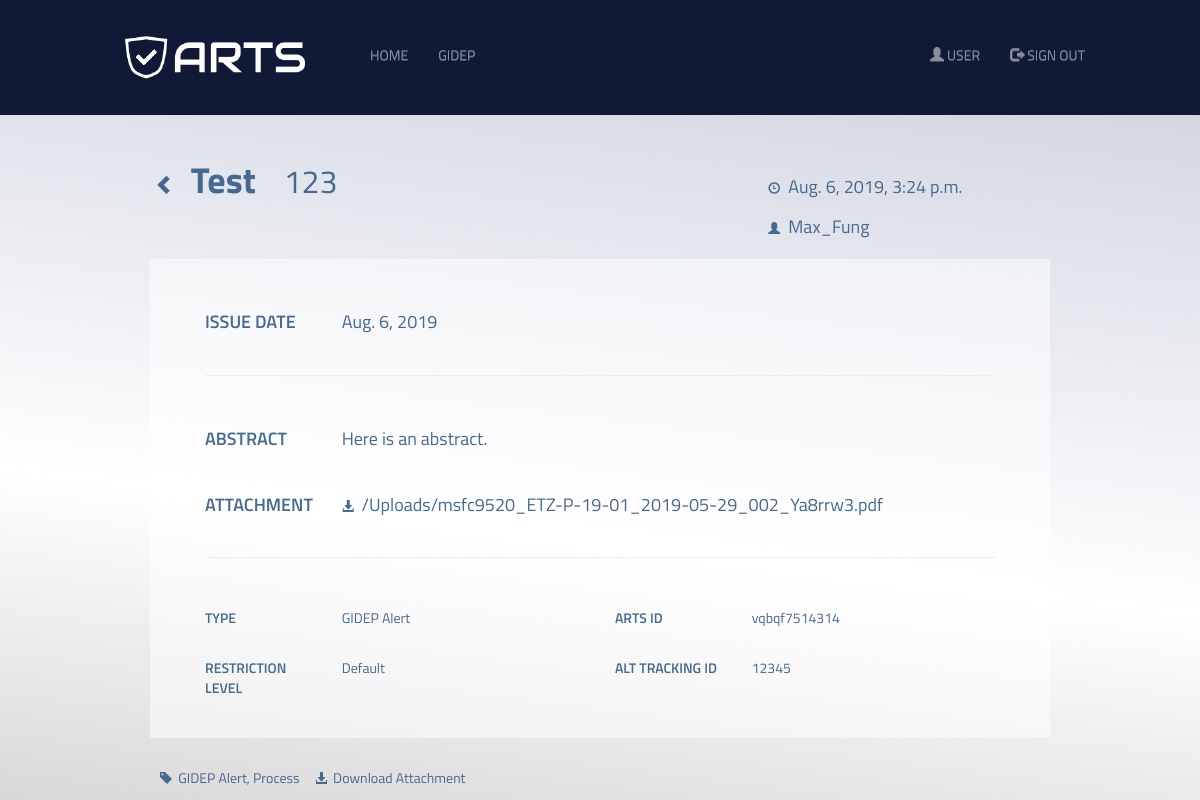
Screenshot of /gidep/view/vqbqf7514314 with the database file from the repository.
### GIDEP/models.py (models this page shows, shortened)
class Document(models.Model):
    arts_ID = models.CharField(max_length=12, default=get_random_string(4).lower() + str(uuid.uuid4())[:8], editable=False) # https://stackoverflow.com/questions/45620977/how-to-create-short-uuid-with-django
    arts_user = models.ForeignKey(settings.AUTH_USER_MODEL, on_delete=models.CASCADE, null=True)
    arts_date = models.DateTimeField(default=timezone.now, editable=False)
    arts_type = models.ForeignKey('AlertType', null=True)
    arts_subclass = models.ForeignKey('Subclass', null=True)
    distribution_restrictions = models.CharField(max_length=7, choices=RESTRICTION_CHOICES, default='default')
    document_number = models.CharField(max_length=200, primary_key=True)
    alternate_tracking_number = models.CharField(max_length=200, unique=True, null=True)
    document_date = models.DateField(blank=True, null=True)
    title = models.CharField(max_length=200)
    abstract = models.TextField()
    attachment = models.FileField(upload_to='Uploads')

class AlertType(models.Model):
    type_name = models.CharField(max_length=50)
    def __str__(self):
        return self.type_name

class Subclass(models.Model):
    type_name = models.CharField(max_length=20)
    def __str__(self):
        return self.type_name

### GIDEP/views.py (the view)
# urls.py: url(r'^view/(?P<_id>[-\w]+)$', views.doc_view, name='document_detail'),
def doc_view(request, _id):
    doc = get_object_or_404(Document, arts_ID=_id)
    return render_to_response('gidep/view.html',
                              {
                                  'document': doc,
                              })

### GIDEP/templates/gidep/view.html (shortened to what this page needs)
<!DOCTYPE html>
{% load staticfiles %}
<head>
    <link rel="stylesheet" href="//maxcdn.bootstrapcdn.com/bootstrap/3.2.0/css/bootstrap.min.css">
    <link rel="stylesheet" href="//maxcdn.bootstrapcdn.com/bootstrap/3.2.0/css/bootstrap-theme.min.css">
    <link rel="stylesheet" href="{% static 'css/gidep.css' %}">
</head>
<body>
    <nav class="navbar navbar-expand-s navbar-dark navbar-fixed-top">
        <div class="container-fluid">
            <div class="navbar-header">
                <a href="/"><img src="{% static 'gidep/logo-arts.png' %}" alt="logo"></a>
            </div>
            <ul class="nav navbar-nav">
                <li><a class="nav-item nav-link" href="/">HOME</a></li>
                <li><a class="nav-item nav-link active" href="/gidep">GIDEP</a></li>
            </ul>
            <ul class="nav navbar-nav navbar-right">
              <li><a class="nav-item nav-link" href="#"><span class="glyphicon glyphicon-user"></span> USER</a></li>
              <li><a class="nav-item nav-link" href="#"><span class="glyphicon glyphicon-log-out"></span> SIGN OUT</a></li>
            </ul>
        </div>
    </nav>
    <div class="section-header">
        <div class="container-fluid">
            <div class="row" style="position:relative">
                <div class="col-lg-8">
                    <h1><a href="/gidep"><span class="glyphicon glyphicon-chevron-left" style="font-size:20px;"></span></a><b style="padding-right:20px;">&nbsp&nbsp{{ document.title }}</b>
                    <span style="font-size:24pt;margin-right:20px;white-space:nowrap;">{{ document.document_number }}</span></h1>
                </div>
                <div class="bottom-align-text col-lg-4">
                    <h1><span style="white-space:nowrap;font-size:18px;"><span class="glyphicon glyphicon-time" style="font-size:12px;"></span>&nbsp&nbsp{{ document.arts_date }}</span>&nbsp&nbsp&nbsp&nbsp
                    <span style="white-space:nowrap;font-size:18px;"><span class="glyphicon glyphicon-user" style="font-size:12px;"></span>&nbsp&nbsp{{ document.arts_user }}</span></h1>
                </div>
            </div>
        </div>
    </div>
    <div class="section-contents">
        <div class="container-fluid">
            <div class="row" style="margin-top:20px;margin-bottom:30px;">
                <div class="col-lg-2"><p class="indicator">ISSUE DATE</p>
                </div>
                <div class="col-lg-10"><p class="information">{{ document.document_date  }}</p>
                </div>
            </div>
            <hr/>
            <div class="row" style="margin-top:50px;">
                <div class="col-lg-2"><p class="indicator">ABSTRACT</p>
                </div>
                <div class="col-lg-10"><p class="information">{{ document.abstract|linebreaksbr  }}</p>
                </div>
            </div>
            <div class="row" style="margin-top:30px;margin-bottom:30px;">
                <div class="col-lg-2"><p class="indicator">ATTACHMENT</p>
                </div>
                <div class="col-lg-10"><p class="information"><a href="{{ doc.attachment.url }}"><span class="glyphicon glyphicon-download-alt" style="font-size:12px;"></span>&nbsp&nbsp{{document.attachment.url}}</a></span></p></p>
                </div>
            </div>
            <hr/>
            <div class="row" style="margin-top:50px;">
                <div class="col-lg-2"><p class="indicator-sm">TYPE</p>
                </div>
                <div class="col-lg-4"><p class="information-sm">{{ document.arts_type  }}</p>
                </div>
                <div class="col-lg-2"><p class="indicator-sm">ARTS ID</p>
                </div>
                <div class="col-lg-4"><p class="information-sm">{{ document.arts_ID  }}</p>
                </div>
            </div>
            <div class="row" style="margin-top:20px;">
                <div class="col-lg-2"><p class="indicator-sm">RESTRICTION LEVEL</p>
                </div>
                <div class="col-lg-4"><p class="information-sm">{{ document.distribution_restrictions|title  }}</p>
                </div>
                <div class="col-lg-2"><p class="indicator-sm">ALT TRACKING ID</p>
                </div>
                <div class="col-lg-4"><p class="information-sm">{{ document.alternate_tracking_number  }}</p>
                </div>
            </div>
        </div>
    </div>
    <div class="section-footer">
        <p><span style="white-space:nowrap"><span class="glyphicon glyphicon-tag" style="font-size:12px;"></span>&nbsp&nbsp{{ document.arts_type }}, {{document.arts_subclass}}</span>&nbsp&nbsp&nbsp&nbsp
        <span style="white-space:nowrap"><a href="{{ doc.attachment.url }}"><span class="glyphicon glyphicon-download-alt" style="font-size:12px;"></span>&nbsp&nbspDownload Attachment</a></span></p>
    </div>
</body>

### GIDEP/static/css/gidep.css (style rules this page uses)
html, body { height: 100%; }
.navbar { overflow: hidden; background-color: #101935; padding: 30px 100px; font-family: 'Titillium Web', sans-serif; }
.navbar .navbar-header { padding-right:40px; }
.navbar .navbar-nav > li > a { color: #868d9c; background: linear-gradient( to bottom, var(--mainColor) 0%, var(--mainColor) 100% ); background-position: 0 100%; background-repeat: repeat-x; background-size: 0px 0px; color: #868d9c; text-decoration: none; transition: background-size .2s; }
body { padding: 140px 140px; background: rgb(216,216,216); background: linear-gradient(7deg, rgba(216,216,216,1) 0%, rgba(255,255,255,1) 35%, rgba(202,206,220,1) 100%); background-attachment:fixed; }
.section-header { overflow: hidden; }
@media (min-width: 768px ) { .row { position: relative; } }
@media (min-width: 768px ) { .section-contents { overflow: hidden; margin-top:10px; padding-top:30px; margin-bottom:10px; padding-bottom:30px; margin-left:10px; padding-left:40px; margin-right:10px; padding-right:40px; background-color: rgb(255,255,255,0.5); } }
@media (min-width: 768px ) { .section-contents .information { font-size:18px; } }
@media (min-width: 768px ) { .section-contents .information-sm { font-size:14px; } }
@media (min-width: 768px ) { .section-contents .indicator { font-size:18px; font-weight: 600; } }
@media (min-width: 768px ) { .section-contents .indicator-sm { font-size:14px; font-weight: 600; } }
@media (min-width: 768px ) { .section-footer { overflow: hidden; padding-top:20px; padding-left:20px; } }
@media (min-width: 768px ) { h1, h2, h3, h4, h5, p { font-family: 'Titillium Web', sans-serif; color: #456990; } }
@media (min-width: 768px ) { h2, a { color: #456990; } }

### rows the page displays
Document: title "Test", document_number "123", arts_date "Aug. 6, 2019, 3:24 p.m.", arts_user "Max_Fung", document_date "Aug. 6, 2019", abstract "Here is an abstract.", attachment "/Uploads/msfc9520_ETZ-P-19-01_2019-05-29_002_Ya8rrw3.pdf", arts_type "GIDEP Alert", arts_ID "vqbqf7514314", distribution_restrictions "Default", alternate_tracking_number "12345", arts_subclass "Process"
